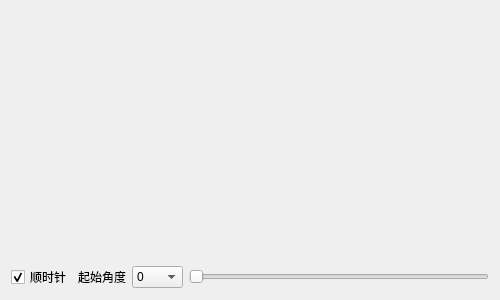
<?xml version="1.0" encoding="UTF-8"?>
<ui version="4.0">
 <class>frmProgressRing</class>
 <widget class="QWidget" name="frmProgressRing">
  <property name="geometry">
   <rect>
    <x>0</x>
    <y>0</y>
    <width>500</width>
    <height>300</height>
   </rect>
  </property>
  <property name="windowTitle">
   <string>Form</string>
  </property>
  <layout class="QGridLayout" name="gridLayout">
   <item row="0" column="0">
    <widget class="ProgressRing" name="progressRing1" native="true">
     <property name="sizePolicy">
      <sizepolicy hsizetype="Preferred" vsizetype="Expanding">
       <horstretch>0</horstretch>
       <verstretch>0</verstretch>
      </sizepolicy>
     </property>
    </widget>
   </item>
   <item row="0" column="1">
    <widget class="ProgressRing" name="progressRing2" native="true">
     <property name="sizePolicy">
      <sizepolicy hsizetype="Preferred" vsizetype="Expanding">
       <horstretch>0</horstretch>
       <verstretch>0</verstretch>
      </sizepolicy>
     </property>
    </widget>
   </item>
   <item row="0" column="2">
    <widget class="ProgressRing" name="progressRing3" native="true">
     <property name="sizePolicy">
      <sizepolicy hsizetype="Preferred" vsizetype="Expanding">
       <horstretch>0</horstretch>
       <verstretch>0</verstretch>
      </sizepolicy>
     </property>
    </widget>
   </item>
   <item row="1" column="0">
    <widget class="ProgressRing" name="progressRing4" native="true">
     <property name="sizePolicy">
      <sizepolicy hsizetype="Preferred" vsizetype="Expanding">
       <horstretch>0</horstretch>
       <verstretch>0</verstretch>
      </sizepolicy>
     </property>
    </widget>
   </item>
   <item row="1" column="1">
    <widget class="ProgressRing" name="progressRing5" native="true">
     <property name="sizePolicy">
      <sizepolicy hsizetype="Preferred" vsizetype="Expanding">
       <horstretch>0</horstretch>
       <verstretch>0</verstretch>
      </sizepolicy>
     </property>
    </widget>
   </item>
   <item row="1" column="2">
    <widget class="ProgressRing" name="progressRing6" native="true">
     <property name="sizePolicy">
      <sizepolicy hsizetype="Preferred" vsizetype="Expanding">
       <horstretch>0</horstretch>
       <verstretch>0</verstretch>
      </sizepolicy>
     </property>
    </widget>
   </item>
   <item row="2" column="0" colspan="3">
    <layout class="QHBoxLayout" name="horizontalLayout">
     <item>
      <widget class="QCheckBox" name="ckClockWise">
       <property name="text">
        <string>顺时针</string>
       </property>
       <property name="checked">
        <bool>true</bool>
       </property>
      </widget>
     </item>
     <item>
      <widget class="QLabel" name="labStartAngle">
       <property name="text">
        <string>起始角度</string>
       </property>
      </widget>
     </item>
     <item>
      <widget class="QComboBox" name="cboxStartAngle">
       <item>
        <property name="text">
         <string>0</string>
        </property>
       </item>
       <item>
        <property name="text">
         <string>45</string>
        </property>
       </item>
       <item>
        <property name="text">
         <string>90</string>
        </property>
       </item>
       <item>
        <property name="text">
         <string>135</string>
        </property>
       </item>
       <item>
        <property name="text">
         <string>180</string>
        </property>
       </item>
       <item>
        <property name="text">
         <string>225</string>
        </property>
       </item>
       <item>
        <property name="text">
         <string>270</string>
        </property>
       </item>
       <item>
        <property name="text">
         <string>315</string>
        </property>
       </item>
       <item>
        <property name="text">
         <string>360</string>
        </property>
       </item>
      </widget>
     </item>
     <item>
      <widget class="QSlider" name="horizontalSlider">
       <property name="maximum">
        <number>100</number>
       </property>
       <property name="orientation">
        <enum>Qt::Horizontal</enum>
       </property>
      </widget>
     </item>
    </layout>
   </item>
  </layout>
 </widget>
 <customwidgets>
  <customwidget>
   <class>ProgressRing</class>
   <extends>QWidget</extends>
   <header>progressring.h</header>
  </customwidget>
 </customwidgets>
 <resources/>
 <connections/>
</ui>
